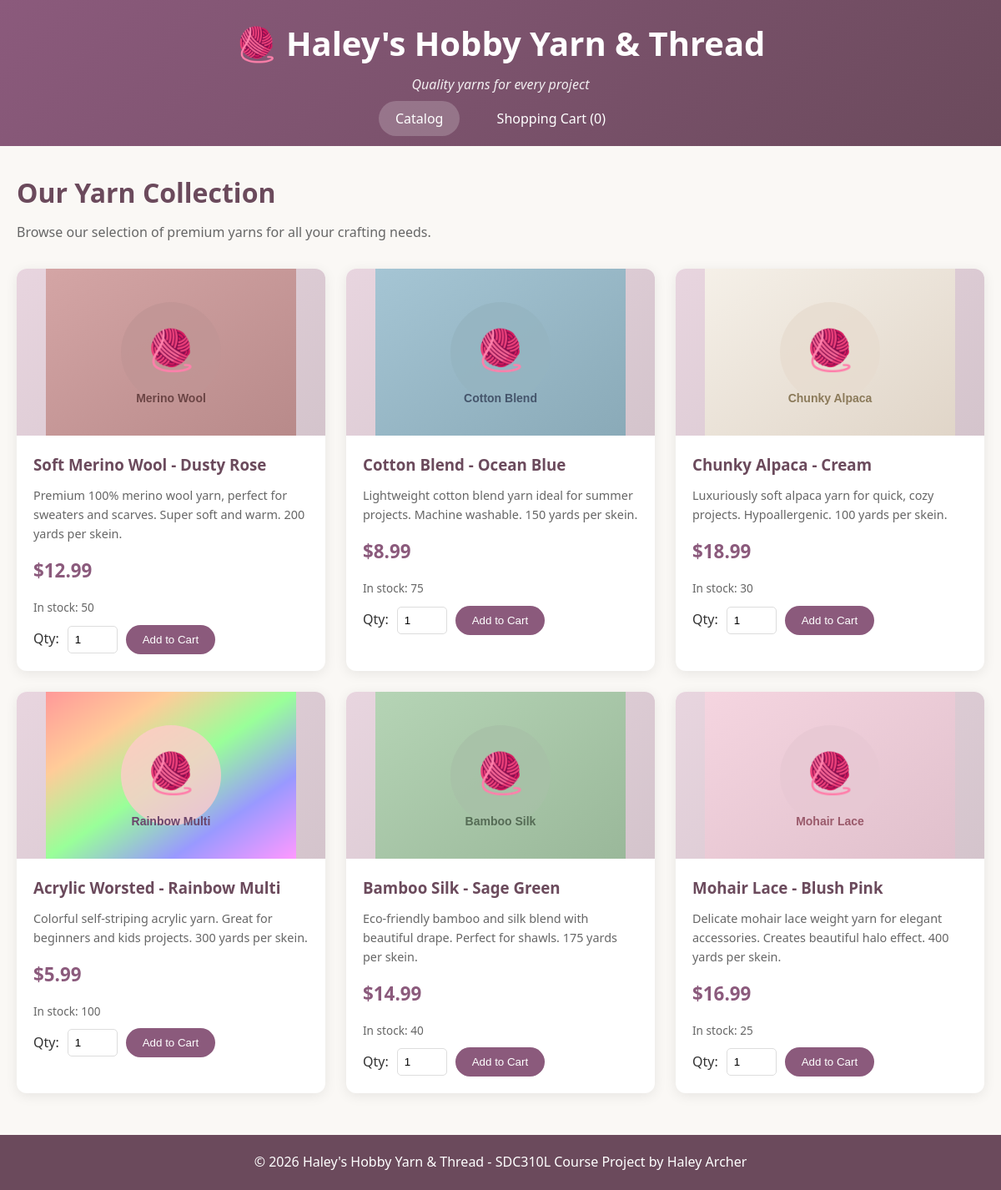
The page / on the database its author committed.
### tables this page shows
CREATE TABLE `products` (
  `product_id` int(11) NOT NULL AUTO_INCREMENT,
  `product_name` varchar(100) NOT NULL,
  `description` text DEFAULT NULL,
  `price` decimal(10,2) NOT NULL,
  `quantity_in_stock` int(11) NOT NULL DEFAULT 0,
  `image_url` varchar(255) DEFAULT NULL,
  `category` varchar(50) DEFAULT NULL,
  `created_at` timestamp NOT NULL DEFAULT current_timestamp(),
  PRIMARY KEY (`product_id`)
);

### controller/catalog_controller.php (called while the page is built)
<?php
require_once(__DIR__ . '/../model/products_db.php');
function get_products_for_catalog()
{
    return get_all_products();
}
function get_cart_count()
{
    if (!isset($_SESSION['cart'])) {
        return 0;
    }
    return count($_SESSION['cart']);
}
?>

### model/products_db.php (called while the page is built, shortened)
<?php
function get_all_products()
{
    $pdo = get_db_conn();
    $stmt = $pdo->query("SELECT * FROM products ORDER BY product_id");
    return $stmt->fetchAll();
}
?>

### index.php (the view, shortened to what this page needs)
<?php
require_once(__DIR__ . '/controller/catalog_controller.php');
$products = get_products_for_catalog();
$cart_count = get_cart_count();
?>
<!DOCTYPE html>
<html lang="en">
<head>
    <link rel="stylesheet" href="css/style.css">
</head>
<body>
    <header>
        <div class="header-container">
            <h1>🧶 Haley's Hobby Yarn & Thread</h1>
            <p class="tagline">Quality yarns for every project</p>
            <nav>
                <a href="index.php" class="active">Catalog</a>
                <a href="cart.php">Shopping Cart (<?php echo $cart_count; ?>)</a>
            </nav>
        </div>
    </header>
    <main>
        <h2>Our Yarn Collection</h2>
        <p class="intro">Browse our selection of premium yarns for all your crafting needs.</p>
        <div class="product-grid">
            <?php foreach ($products as $product): ?>
            <div class="product-card">
                <div class="product-image">
                    <img src="<?php echo htmlspecialchars($product['image_url']); ?>"
                         alt="<?php echo htmlspecialchars($product['product_name']); ?>">
                </div>
                <div class="product-info">
                    <h3><?php echo htmlspecialchars($product['product_name']); ?></h3>
                    <p class="description"><?php echo htmlspecialchars($product['description']); ?></p>
                    <p class="price">$<?php echo number_format($product['price'], 2); ?></p>
                    <p class="stock">In stock: <?php echo $product['quantity_in_stock']; ?></p>
                    <form action="cart.php" method="POST">
                        <label>Qty:</label>
                        <input type="number" name="quantity" value="1" min="1" max="<?php echo $product['quantity_in_stock']; ?>">
                        <button type="submit" name="add_to_cart">Add to Cart</button>
                    </form>
                </div>
            </div>
            <?php endforeach; ?>
        </div>
    </main>
    <footer><p>&copy; 2026 Haley's Hobby Yarn & Thread - SDC310L Course Project by Haley Archer</p></footer>
</body>
</html>

### css/style.css (style rules this page uses)
* { margin: 0; padding: 0; box-sizing: border-box; }
body { font-family: 'Segoe UI', Tahoma, sans-serif; line-height: 1.6; color: #333; background: #faf8f5; }
header { background: linear-gradient(135deg, #8b5a7c 0%, #6b4a5c 100%); color: white; padding: 20px 0; }
.header-container { max-width: 1200px; margin: 0 auto; padding: 0 20px; text-align: center; }
header h1 { font-size: 2.5rem; margin-bottom: 5px; }
.tagline { font-style: italic; opacity: 0.9; margin-bottom: 15px; }
nav { margin-top: 15px; }
nav a { color: white; text-decoration: none; padding: 10px 20px; margin: 0 10px; border-radius: 25px; transition: 0.3s; }
nav a:hover, nav a.active { background: rgba(255,255,255,0.2); }
main { max-width: 1200px; margin: 30px auto; padding: 0 20px; }
main h2 { color: #6b4a5c; margin-bottom: 10px; font-size: 2rem; }
.intro { color: #666; margin-bottom: 30px; }
.product-grid { display: grid; grid-template-columns: repeat(auto-fill, minmax(300px, 1fr)); gap: 25px; }
.product-card { background: white; border-radius: 12px; overflow: hidden; box-shadow: 0 3px 15px rgba(0,0,0,0.08); transition: 0.3s; }
.product-image { height: 200px; background: linear-gradient(135deg, #e8d5df, #d4c4cc); display: flex; align-items: center; justify-content: center; }
.product-info { padding: 20px; }
.product-info h3 { color: #6b4a5c; margin-bottom: 10px; }
.product-info .description { color: #666; font-size: 0.9rem; margin-bottom: 15px; }
.product-info .price { font-size: 1.4rem; font-weight: bold; color: #8b5a7c; margin-bottom: 15px; }
.product-info form { display: flex; align-items: center; gap: 10px; flex-wrap: wrap; }
.product-info input[type="number"] { width: 60px; padding: 8px; border: 1px solid #ddd; border-radius: 5px; }
.product-info button { background: #8b5a7c; color: white; border: none; padding: 10px 20px; border-radius: 25px; cursor: pointer; }
footer { background: #6b4a5c; color: white; text-align: center; padding: 20px; margin-top: 50px; }
.stock { color: #666; font-size: 0.85rem; margin-bottom: 10px; }

### rows shown on the page
products: image_url (picture), product_name "Soft Merino Wool - Dusty Rose", description "Premium 100% merino wool yarn, perfect for sweaters and scarves. Super soft and warm. 200 yards per skein.", price "12.99", quantity_in_stock "50"
products: image_url (picture), product_name "Cotton Blend - Ocean Blue", description "Lightweight cotton blend yarn ideal for summer projects. Machine washable. 150 yards per skein.", price "8.99", quantity_in_stock "75"
products: image_url (picture), product_name "Chunky Alpaca - Cream", description "Luxuriously soft alpaca yarn for quick, cozy projects. Hypoallergenic. 100 yards per skein.", price "18.99", quantity_in_stock "30"
products: image_url (picture), product_name "Acrylic Worsted - Rainbow Multi", description "Colorful self-striping acrylic yarn. Great for beginners and kids projects. 300 yards per skein.", price "5.99", quantity_in_stock "100"
products: image_url (picture), product_name "Bamboo Silk - Sage Green", description "Eco-friendly bamboo and silk blend with beautiful drape. Perfect for shawls. 175 yards per skein.", price "14.99", quantity_in_stock "40"
products: image_url (picture), product_name "Mohair Lace - Blush Pink", description "Delicate mohair lace weight yarn for elegant accessories. Creates beautiful halo effect. 400 yards per skein.", price "16.99", quantity_in_stock "25"

### other values the page prints
$cart_count "0"
